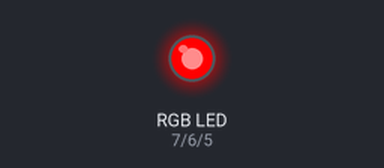
This sketch was run on a simulated Arduino Uno, built with avr-gcc and run on an emulated ATmega328P. On the bench: an RGB LED mixed from three pins (HIGH = lit).

Above: at 0.5 s.
At 1.5 s:
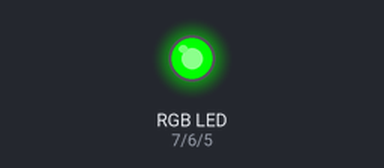
At 5.5 s:
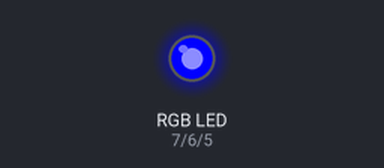
Timing chart, 0 to 6.9 s (numbered marks = the images above):
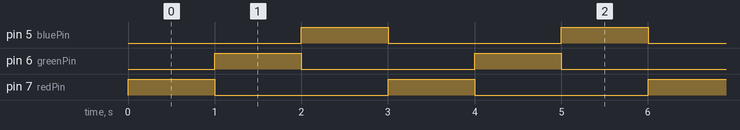

The sketch:

RGB.ino
```cpp
int redPin= 7;
int greenPin = 6;
int bluePin = 5;
void setup() {
  pinMode(redPin, OUTPUT);
  pinMode(greenPin, OUTPUT);
  pinMode(bluePin, OUTPUT);
  Serial.begin(9600);
}
void loop() {
  setColor(255, 0, 0); // Red Color
  delay(1000);
  setColor(0, 255, 0); // Green Color
  delay(1000);
  setColor(0, 0, 255); // Blue Color
  delay(1000);

}
void setColor(int redValue, int greenValue, int blueValue) {
  analogWrite(redPin, redValue);
  analogWrite(greenPin, greenValue);
  analogWrite(bluePin, blueValue);
}
```

Measured:
- by itself, pin 5 (bluePin), pin 6 (greenPin), pin 7 (redPin): alternates HIGH for 1.0 s and LOW for 2.0 s
- by itself, everything shown: repeats every 3.0 s, in 3 steps
